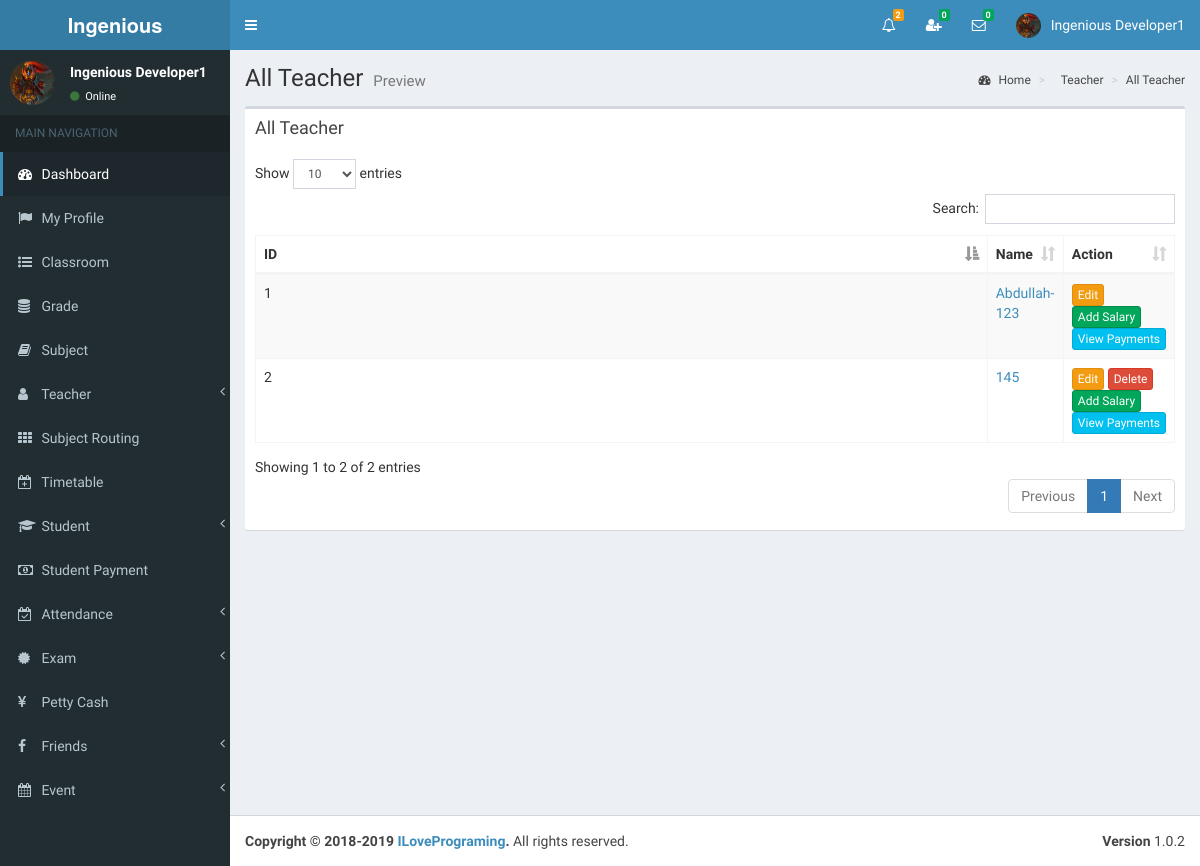
Page /view/all_teacher.php (signed in) on the earlier database version.
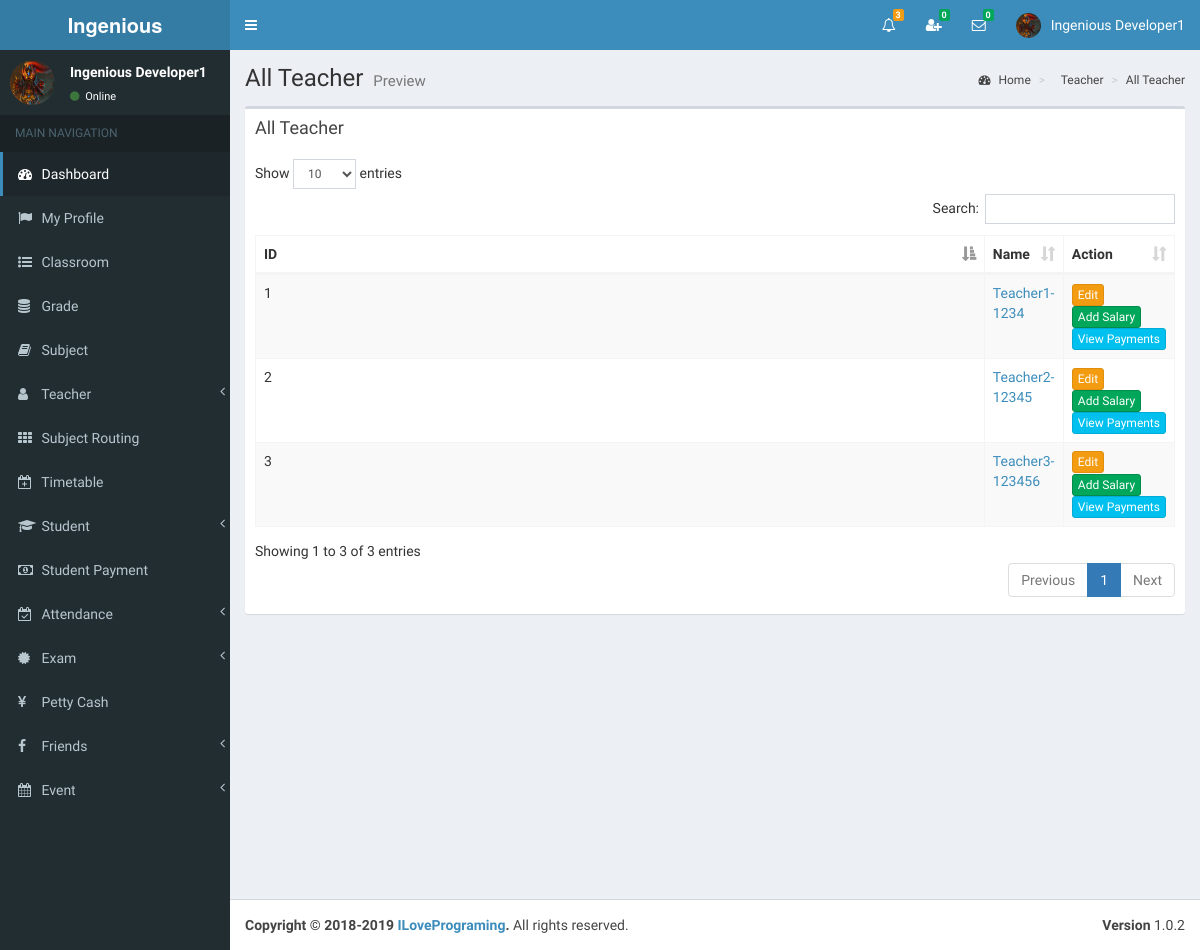
Same page on the later database version.
### tables this page shows
CREATE TABLE `teacher` (
  `id` int(11) NOT NULL,
  `full_name` varchar(255) NOT NULL,
  `i_name` varchar(255) NOT NULL,
  `gender` varchar(255) NOT NULL,
  `address` varchar(255) NOT NULL,
  `phone` varchar(255) NOT NULL,
  `email` varchar(255) NOT NULL,
  `image_name` varchar(255) NOT NULL,
  `index_number` bigint(11) NOT NULL,
  `reg_date` date NOT NULL
);

### view/all_teacher.php (the view, shortened to what the changed rows need)
<?php include_once('head.php'); ?>
<?php include_once('header_admin.php'); ?>
<div class="content-wrapper">
    <section class="content-header">
    	<h1>
        	All Teacher
            <small>Preview</small>
        </h1>
     </section>
    <section class="content" >
        <div class="row" id="table1">
            <div class="col-md-8">
                <div class="box">
                    <div class="box-header">
                        <h3 class="box-title">All Teacher</h3>
                    </div>
                    <div class="box-body table-responsive">
                        <table id="example1" class="table table-bordered table-striped">
                            <thead>
                                <th class="col-md-1">ID</th>
                                <th class="col-md-3">Name</th>
                                <th class="col-md-4">Action</th>
                            </thead>
                            <tbody>
<?php
include_once('../controller/config.php');
$sql="SELECT * FROM teacher";
$result=mysqli_query($conn,$sql);
$count = 0;
$cant_remove1=0;
$cant_remove2=0;
$cant_remove3=0;
$cant_remove4=0;
$cant_remove5=0;
$cant_remove6=0;
$cant_remove7=0;
$cant_remove8=0;
$cant_remove9=0;
$cant_remove10=0;
if(mysqli_num_rows($result) > 0){
	while($row=mysqli_fetch_assoc($result)){
    	$count++;
		$id=$row['id'];
		$index=$row['index_number'];
?>
                                <tr>
                                    <td><?php echo $count; ?></td>
                                    <td id="td1_<?php echo $row['id']; ?>">
                                    	<a href="#modalViewform" onClick="showModal1(this)" class=""  data-id="<?php echo $row["id"]; ?>" data-toggle="modal">
											<?php echo $row['i_name']; ?>
                                        </a>
                                    </td>
                                    <td>
<?php
$sql1="SELECT * FROM subject_routing WHERE teacher_id='$id'";
$result1=mysqli_query($conn,$sql1);
if(mysqli_num_rows($result1) > 0){
	$cant_remove1=1;
}else{
	$cant_remove1=0;
}
$sql2="SELECT * FROM timetable WHERE teacher_id='$id'";
$result2=mysqli_query($conn,$sql2);
if(mysqli_num_rows($result2) > 0){
	$cant_remove2=1;
}else{
	$cant_remove2=0;
}
$sql3="SELECT * FROM teacher_attendance WHERE index_number='$index'";
$result3=mysqli_query($conn,$sql3);
if(mysqli_num_rows($result3) > 0){
	$cant_remove3=1;
}else{
	$cant_remove3=0;
}
$sql4="SELECT * FROM teacher_salary WHERE index_number='$index'";
$result4=mysqli_query($conn,$sql4);
if(mysqli_num_rows($result4) > 0){
	$cant_remove4=1;
}else{
	$cant_remove4=0;
}
$sql5="SELECT * FROM teacher_salary_history WHERE index_number='$index'";
$result5=mysqli_query($conn,$sql5);
if(mysqli_num_rows($result5) > 0){
	$cant_remove5=1;
}else{
	$cant_remove5=0;
}
$sql6="SELECT * FROM my_friends WHERE friend_index='$index'";
$result6=mysqli_query($conn,$sql6);
if(mysqli_num_rows($result6) > 0){
	$cant_remove6=1;
}else{
	$cant_remove6=0;
}
$sql7="SELECT * FROM online_chat WHERE user_index='$index' AND user_type='Teacher'";
$result7=mysqli_query($conn,$sql7);
if(mysqli_num_rows($result7) > 0){
	$cant_remove7=1;
}else{
	$cant_remove7=0;
}
$sql8="SELECT * FROM petty_cash WHERE received_by='$index' AND received_type='Teacher'";
$result8=mysqli_query($conn,$sql8);
if(mysqli_num_rows($result8) > 0){
	$cant_remove8=1;
}else{
	$cant_remove8=0;
}
$sql9="SELECT * FROM petty_cash_history WHERE received_by='$index' AND received_type='Teacher'";
$result9=mysqli_query($conn,$sql9);
if(mysqli_num_rows($result9) > 0){
	$cant_remove9=1;
}else{
	$cant_remove9=0;
}
$sql10="SELECT * FROM events WHERE create_by='$index' AND creator_type='Teacher'";
$result10=mysqli_query($conn,$sql10);
if(mysqli_num_rows($result10) > 0){
	$cant_remove10=1;
}else{
	$cant_remove10=0;
}
if($cant_remove1 > 0 || $cant_remove2 > 0 || $cant_remove3 > 0 || $cant_remove4 > 0 || $cant_remove5 > 0 || $cant_remove6 > 0 || $cant_remove7 > 0 || $cant_remove8 > 0 || $cant_remove9 > 0 || $cant_remove10 > 0){
	echo '<a href="#modalUpdateform" onClick="showModal(this)" class="btn btn-warning btn-xs" data-id="'.$id.'" data-toggle="modal">Edit</a>';
	echo ' <a href="#" onClick="addSalary(this)" class="btn btn-success btn-xs"  data-id="'.$index.','.$id.'">Add Salary</a>';
	echo ' <a href="#" onClick="viewPayments(this)" class="btn btn-info btn-xs"  data-id="'.$index.'">View Payments</a>';
}else{
	echo '<a href="#modalUpdateform" onClick="showModal(this)" class="btn btn-warning btn-xs" data-id="'.$id.'" data-toggle="modal">Edit</a>';
	echo ' <a href="#" class="confirm-delete btn btn-danger btn-xs"  data-id="'.$id.'">Delete</a>';
	echo ' <a href="#" onClick="addSalary(this)" class="btn btn-success btn-xs"  data-id="'.$index.','.$id.'">Add Salary</a>';
	echo ' <a href="#" onClick="viewPayments(this)" class="btn btn-info btn-xs"  data-id="'.$index.'">View Payments</a>';
}
?>
                                    </td>
                                </tr>
<?php } } ?>
                            </tbody>
                        </table>
                	</div>
                </div>
            </div>
        </div>
    </section>
</div>
<?php include_once('footer.php');?>

### view/header_admin.php (shortened to what the changed rows need)
<body class="hold-transition skin-blue sidebar-mini" >
<div class="wrapper">
  <header class="main-header" >
    <nav class="navbar navbar-static-top">
		<div class="navbar-custom-menu">
			<ul class="nav navbar-nav">
              <li class="dropdown notifications-menu">
                <a href="#" class="dropdown-toggle" data-toggle="dropdown">
                  <i class="fa fa-bell-o"></i>
<?php
include_once('../controller/config.php');
$my_type=$_SESSION["type"];
if($my_type == 'Admin'){
	$sql1="SELECT COUNT(id) FROM main_notifications WHERE _isread='0'";
	$result1=mysqli_query($conn,$sql1);
	$row1=mysqli_fetch_assoc($result1);
	$notfi_count=$row1['COUNT(id)'];
?>
                  <span class="label label-warning"><?php echo $notfi_count; ?></span>
                </a>
              </li>
<?php }  ?>
            </ul>
        </div>
	</nav>
  </header>

Differences in the rows shown:
removed teacher: i_name "Abdullah-123"
removed teacher: i_name "145"
added teacher: i_name "Teacher1-1234"
added teacher: i_name "Teacher2-12345"
added teacher: i_name "Teacher3-123456"
Other differences:
$notfi_count: "2" → "3"
text written by a page script: "Show entries Search: Showing 1 to 2 of 2 entries Previous 1 Next" → "Show entries Search: Showing 1 to 3 of 3 entries Previous 1 Next"
